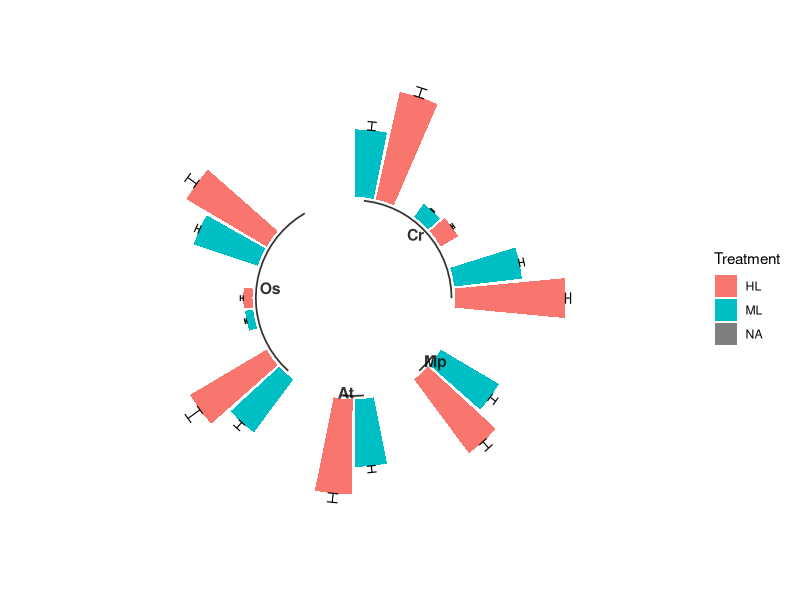

R code for this plot:
library(tidyverse)
library(ggsci)

rm(list=ls())
data <- read.table("Plot_circular_barplot.txt", sep = "\t", header = T)

data$id <- seq(1, nrow(data))

# Get the name and the y position of each label
label_data <- data
number_of_bar <- nrow(label_data)
angle <- 90 - 360 * (label_data$id-0.5) /number_of_bar     # I substract 0.5 because the letter must have the angle of the center of the bars. Not extreme right(1) or extreme left (0)
label_data$hjust <- ifelse( angle < -90, 1, 0)
label_data$angle <- ifelse(angle < -90, angle+180, angle)

# prepare a data frame for base lines
empty_bar=2
base_data <- data %>% 
  group_by(Group) %>% 
  summarize(start=min(id), end=max(id) - empty_bar) %>% 
  rowwise() %>% 
  mutate(title=mean(c(start, end)))

# prepare a data frame for grid (scales)
grid_data <- base_data
grid_data$end <- grid_data$end[ c( nrow(grid_data), 1:nrow(grid_data)-1)] + 1
grid_data$start <- grid_data$start - 1
grid_data <- grid_data[-1,]

# Make the plot
ggplot(data, aes(x=as.factor(id), y=Average, fill=Treatment)) +       # Note that id is a factor. If x is numeric, there is some space between the first bar
  geom_bar(aes(x=as.factor(id), y=Average, fill=Treatment), stat="identity") +
  geom_errorbar(aes(x=as.factor(id), ymin=Average, ymax=Average+SD), width=.25, size=0.4) +
  #geom_hline(yintercept = c(0.25, 0.5, 0.75, 1, 1.25, 1.5, 1.75))+
  ylim(-1.5, 2.5) +
  theme_minimal() +
  #scale_fill_lancet()+
  theme(
    #legend.position = "none",
    axis.text = element_blank(),
    axis.title = element_blank(),
    panel.grid = element_blank(),
    plot.margin = unit(rep(-1,4), "cm") 
  ) +
  coord_polar() + 
  geom_segment(data=base_data, aes(x = start, y = -0.05, xend = end, yend = -0.05), colour = "black", alpha=0.8, size=0.6 , inherit.aes = FALSE )  +
  geom_text(data=base_data, aes(x = title, y = -0.1, label=Group), hjust=c(1,1,0,0), colour = "black", alpha=0.8, size=4, fontface="bold", inherit.aes = FALSE)

ggsave(filename = "Plot_circular_barplot.pdf", heigh = 2.5, width = 3.2, device = "pdf")
